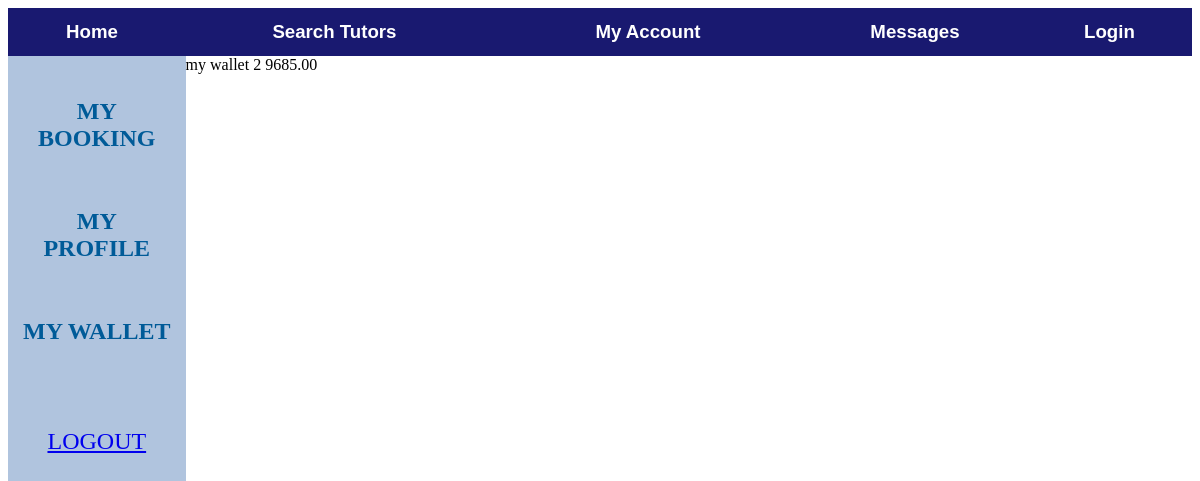
Page /Tutorial/2/myAccount/mywallet/ on the earlier database version.
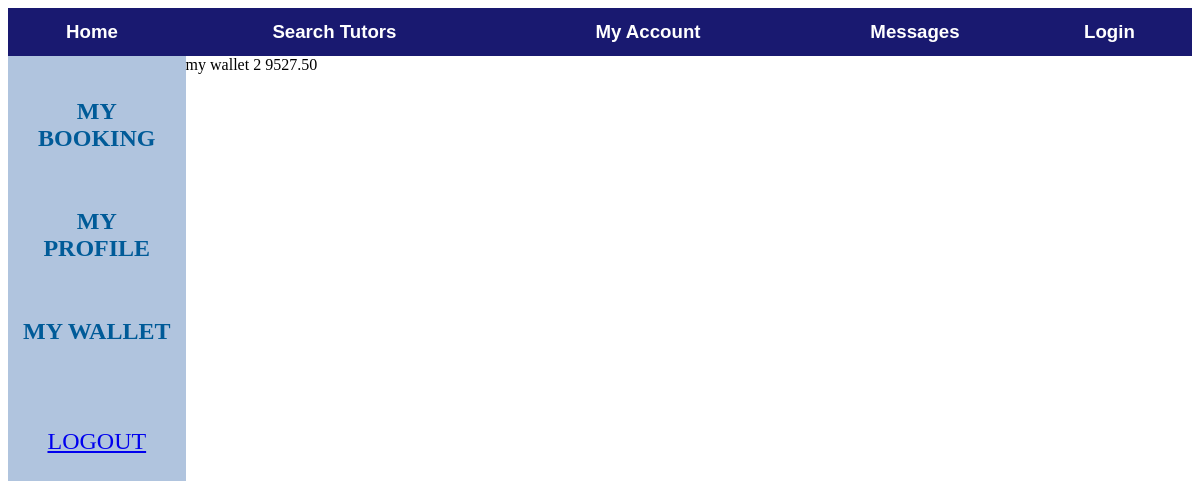
Same page on the later database version.
### Tutorial/models.py (models this page shows, shortened)
class MyUser(models.Model):
    user = models.ForeignKey(User, on_delete = models.CASCADE )
    wallet = models.ForeignKey(Wallet, on_delete = models.CASCADE)

class Wallet(models.Model):
    balance = models.DecimalField(max_digits=10, decimal_places=2)

### Tutorial/views.py (the view)
# urls.py: url(r'^(?P<myuser_id>[0-9]+)/myAccount/mywallet/$', views.mywallet, name='mywallet'),
def mywallet(request, myuser_id):
	myuser = get_object_or_404(MyUser, pk=myuser_id)
	return render(request, 'myaccount/mywallet.html', {'user':myuser })

### Tutorial/templates/myaccount/mywallet.html (shortened to what this page needs)
{% extends "myaccount/myaccount.html" %}
{% block right %}
    my wallet {{user.id}} {{user.name}} {{user.wallet.balance}}
{% endblock %}

Differences in the rows shown:
changed through a linked row, MyUser id 2: wallet.balance "9685.00" → "9527.50"
